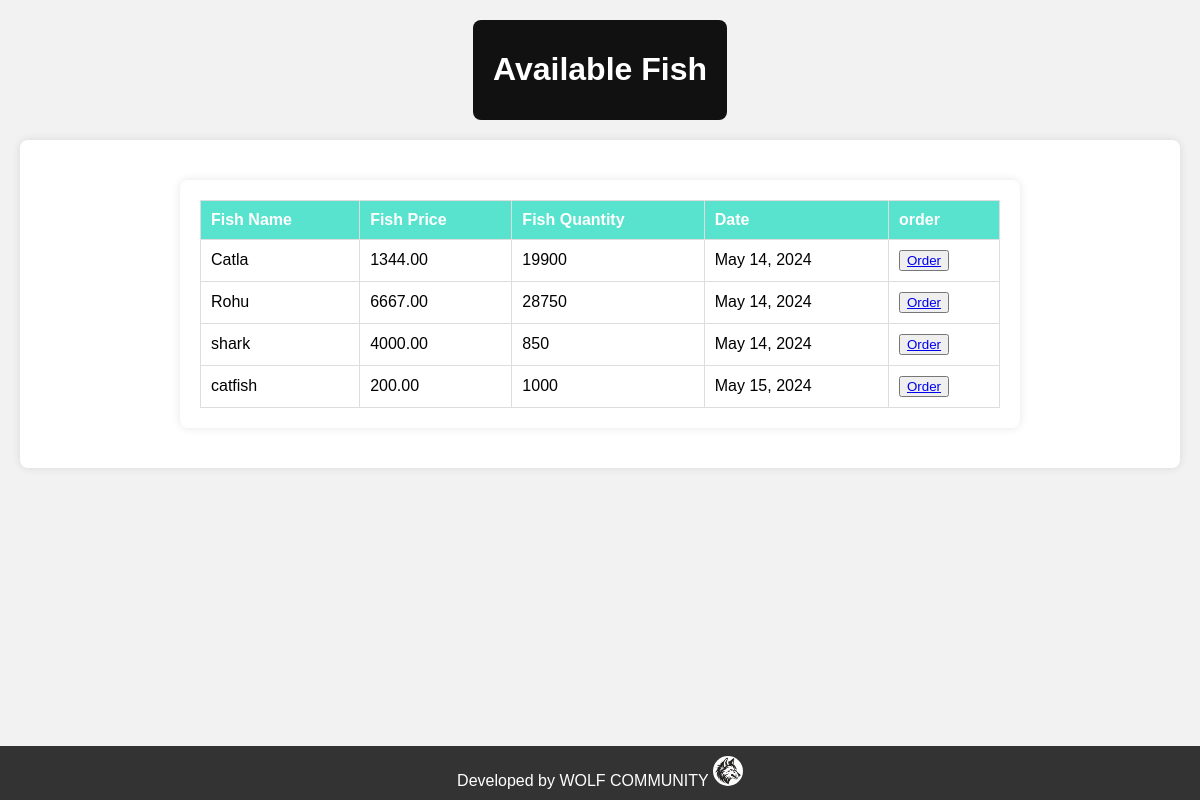
/user/dashboard/ (signed in), run on the app's committed database.
### myapp/models.py (models this page shows)
class FishDetails(models.Model):
    fish_id = models.AutoField(primary_key=True)
    fish_name = models.CharField('Fish Name', max_length=100)
    fish_price = models.DecimalField('Fish Price', max_digits=10, decimal_places=2)
    fish_quantity = models.PositiveIntegerField('Fish Quantity')
    date = models.DateField('Date', auto_now_add=True)

### myapp/views.py (the view)
# urls.py: path("user/dashboard/", views.user_dashboard, name="user_dashboard"),
@login_required
def user_dashboard(request):
    fishes=FishDetails.objects.all()
    if fishes:
        return render(request, 'user_all_fish.html',{'fishes':fishes})
    else:
        return render(request,'user_dashboard.html')

### templates/user_all_fish.html (shortened to what this page needs)
{% extends "user_dashboard.html" %}
{% block body %}
<!DOCTYPE html>
<html lang="en">
<head>
</head>
<body>
    <div class="container">
        <form method="POST">
        <table>
            <thead>
                <tr>
                    <th>Fish Name</th>
                    <th>Fish Price</th>
                    <th>Fish Quantity</th>
                    <th>Date</th>
                    <th>order</th>
                </tr>
            </thead>
            <tbody>
                {% if fishes %}
                    {% for fish in fishes %}
                        <tr>
                            <td>{{ fish.fish_name }}</td>
                            <td>{{ fish.fish_price }}</td>
                            <td>{{ fish.fish_quantity }}</td>
                            <td>{{ fish.date }}</td>
                            <td><button><a href={% url "order" fish_id=fish.fish_id %}>Order</a></button></td>
                        </tr>
                    {% endfor %}
                {% endif %}
            </tbody>
        </table>
    </form>
    </div>
</body>
</html>
{% endblock body %}

### templates/user_dashboard.html (style rules this page uses)
body { margin: 0; padding: 0; font-family: Arial, sans-serif; background-color: #f2f2f2; }

### templates/user_all_fish.html (style rules this page uses)
body { font-family: Arial, sans-serif; background-color: #f2f2f2; margin: 0; padding: 0; }
.container { max-width: 800px; margin: 20px auto; padding: 20px; background-color: #fff; border-radius: 8px; box-shadow: 0 0 10px rgba(0, 0, 0, 0.1); }
table { width: 100%; border-collapse: collapse; }
th, td { border: 1px solid #ddd; padding: 10px; text-align: left; }
th { background-color: #58e3ce; color: #fff; }

### data on the page
FishDetails: fish_name "Catla", fish_price "1344.00", fish_quantity "19900", date "May 14, 2024"
FishDetails: fish_name "Rohu", fish_price "6667.00", fish_quantity "28750", date "May 14, 2024"
FishDetails: fish_name "shark", fish_price "4000.00", fish_quantity "850", date "May 14, 2024"
FishDetails: fish_name "catfish", fish_price "200.00", fish_quantity "1000", date "May 15, 2024"
